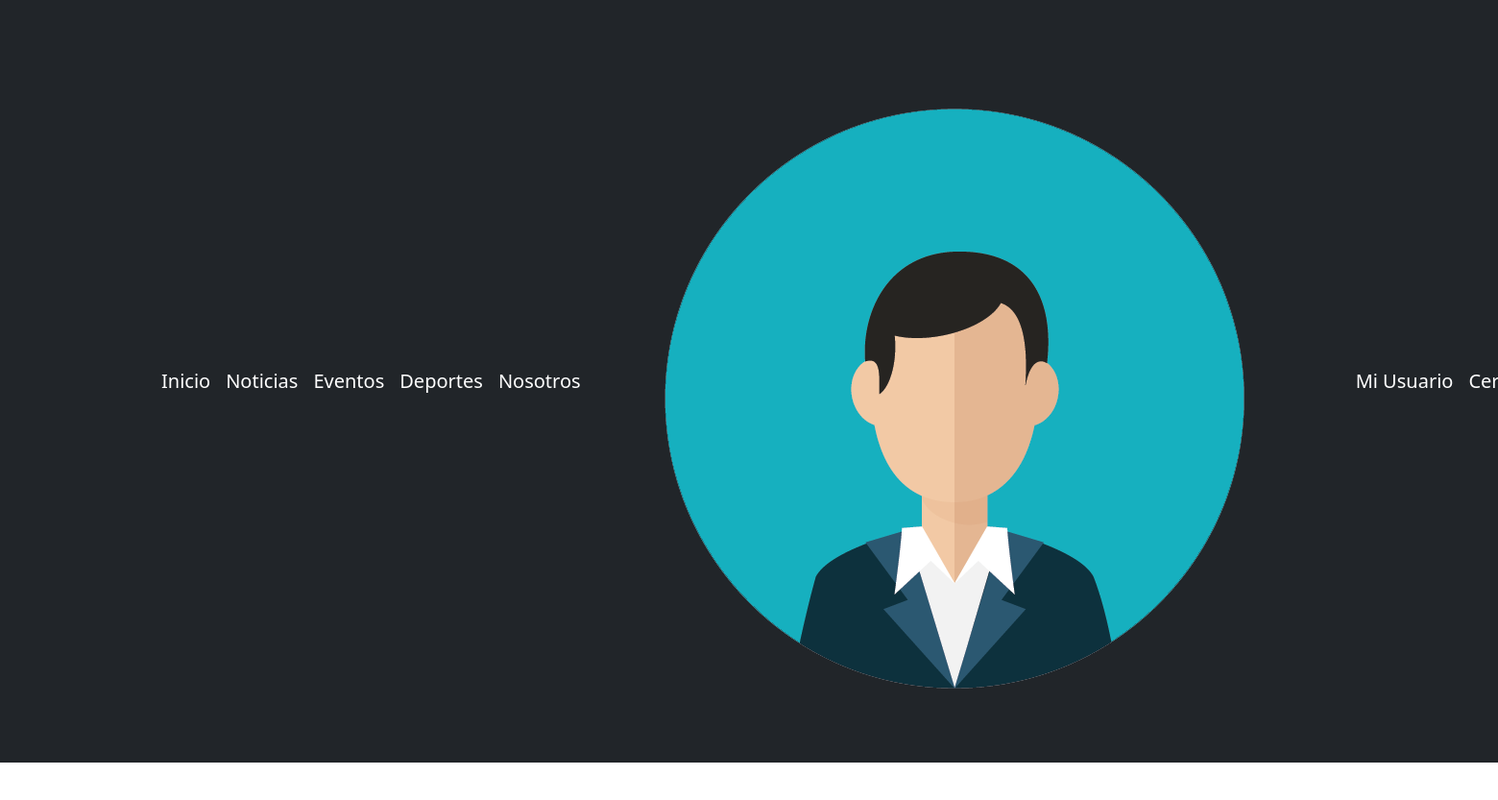
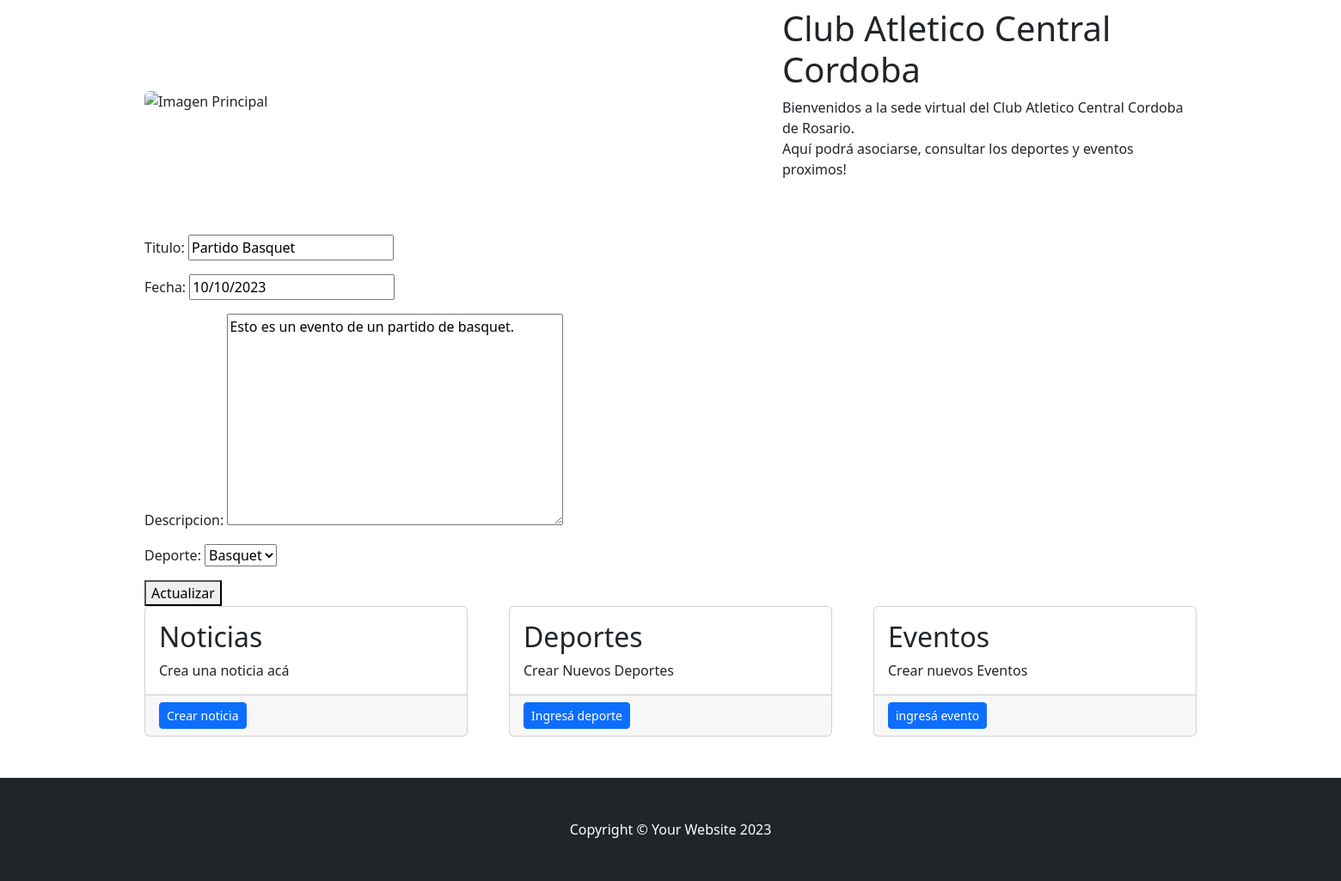
Screenshot of /AppClub/actualizarEventos/2/ (signed in) with the database file from the repository (2 pictures, top to bottom).
### AppClub/models.py (models this page shows, shortened)
class Evento(models.Model):
    titulo = models.CharField(max_length=100)
    fecha = models.DateField()
    descripcion = models.TextField()
    deporte = models.ForeignKey(Deporte, on_delete=models.CASCADE, null=True)

### AppClub/views.py (the view)
# urls.py: path("actualizarEventos/<pk>/", EventoUpdate.as_view(), name="actualizarEvento"),
class EventoUpdate(LoginRequiredMixin, UpdateView):
    model = Evento
    template_name = "evento_update.html"
    fields = "__all__"
    success_url = reverse_lazy("listarEventos")

### AppClub/models.py (called while the page is built)
    def __str__(self):
        return f"{self.nombre}"

### AppClub/templates/evento_update.html
{% extends 'padre.html' %}
{% block ContenidoQueCambia %}
<form action="{% url 'actualizarEvento' pk=evento.id %}" method="post"> {% csrf_token %}
    {{form.as_p}}
    <button type="submit"> Actualizar </button>
</form>
{% endblock ContenidoQueCambia %}

### rows the page displays
Evento: titulo "Partido Basquet", fecha "10/10/2023", descripcion "Esto es un evento de un partido de basquet.", deporte "Basquet"
